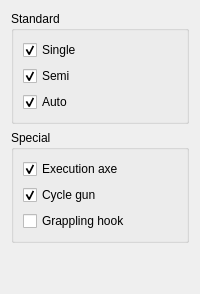
                  <widget class="QWidget" name="Weapons">
                   <attribute name="title">
                    <string>Weapons</string>
                   </attribute>
                   <layout class="QVBoxLayout" name="verticalLayout_11">
                    <item>
                     <widget class="QGroupBox" name="groupBox_20">
                      <property name="title">
                       <string>Standard</string>
                      </property>
                      <property name="flat">
                       <bool>false</bool>
                      </property>
                      <layout class="QVBoxLayout" name="verticalLayout_43">
                       <item>
                        <widget class="QCheckBox" name="checkBox_6">
                         <property name="text">
                          <string>Single</string>
                         </property>
                         <property name="checked">
                          <bool>true</bool>
                         </property>
                        </widget>
                       </item>
                       <item>
                        <widget class="QCheckBox" name="checkBox_7">
                         <property name="text">
                          <string>Semi</string>
                         </property>
                         <property name="checked">
                          <bool>true</bool>
                         </property>
                        </widget>
                       </item>
                       <item>
                        <widget class="QCheckBox" name="checkBox_8">
                         <property name="text">
                          <string>Auto</string>
                         </property>
                         <property name="checked">
                          <bool>true</bool>
                         </property>
                        </widget>
                       </item>
                      </layout>
                     </widget>
                    </item>
                    <item>
                     <widget class="QGroupBox" name="groupBox_18">
                      <property name="title">
                       <string>Special</string>
                      </property>
                      <property name="flat">
                       <bool>false</bool>
                      </property>
                      <layout class="QVBoxLayout" name="verticalLayout_29">
                       <item>
                        <widget class="QCheckBox" name="checkBox_20">
                         <property name="text">
                          <string>Execution axe</string>
                         </property>
                         <property name="checked">
                          <bool>true</bool>
                         </property>
                        </widget>
                       </item>
                       <item>
                        <widget class="QCheckBox" name="checkBox_19">
                         <property name="text">
                          <string>Cycle gun</string>
                         </property>
                         <property name="checked">
                          <bool>true</bool>
                         </property>
                        </widget>
                       </item>
                       <item>
                        <widget class="QCheckBox" name="checkBox_55">
                         <property name="text">
                          <string>Grappling hook</string>
                         </property>
                        </widget>
                       </item>
                      </layout>
                     </widget>
                    </item>
                    <item>
                     <spacer name="verticalSpacer_9">
                      <property name="orientation">
                       <enum>Qt::Vertical</enum>
                      </property>
                      <property name="sizeHint" stdset="0">
                       <size>
                        <width>20</width>
                        <height>40</height>
                       </size>
                      </property>
                     </spacer>
                    </item>
                   </layout>
                  </widget>
